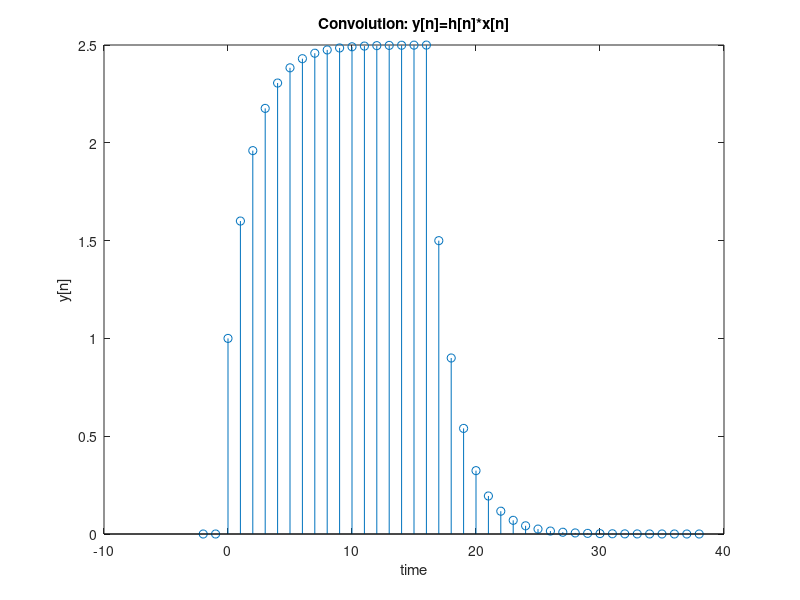

This figure's MATLAB source:
%%% ECE 320 Lab Project 1
%%% Author: Quy Pham
%%% Date: 9/22/08

%--------------------------------------------------------------------------
%% Question 1. Basic convolution exercises
%--------------------------------------------------------------------------
%--------------------------------------------------------------------------
% 1.a: Plot the convolutio of h[n] and x[n]
%--------------------------------------------------------------------------
h_n = [1 0 1]; % -1:1
x_n = [1 0 -3]; % 0:2
y_n = conv(x_n,h_n);
ny = -1:3;
stem(ny, y_n);
axis([-3 5 -3 2]);
title('Convolution: y[n]=h[n]*x[n]');xlabel('time');ylabel('y[n]');

%%
%--------------------------------------------------------------------------
% 1.b: Analytical works on separate paper.
%--------------------------------------------------------------------------


%%
%--------------------------------------------------------------------------
% 1.c.i: Plot the convolution of h[n] and x[n]
%--------------------------------------------------------------------------
n = 0:50;
y = 5/2*(1-(3/5).^(n+1));
stem(n,y);
%%
h = ones(1,20);
n = 0:20;
x = (3/5).^(n-2).*(n>=2);
y = conv(h,x);
stem(y);
%%
%--------------------------------------------------------------------------
% 1.c.ii: Plot the convolution of a portion of signal h[n] and x[n]
%--------------------------------------------------------------------------
nh = -2:14;
nx = 0:24;
h = ones(1,17);
x = (3/5).^(nx-2).*(nx>=2);
y = conv(x,h);
ny = -2:38; % vector of time ny = (-2+0):(14+24)
stem(ny,y);
title('Convolution: y[n]=h[n]*x[n]');xlabel('time');ylabel('y[n]');
